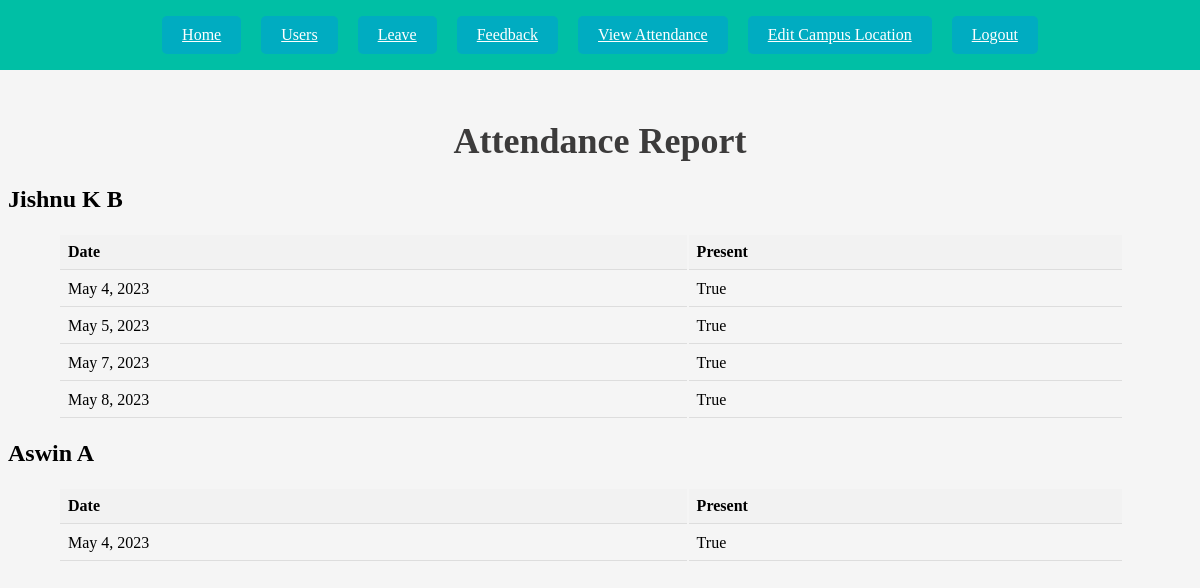
Page /admin_view_attendance/ (signed in) on the earlier database version.
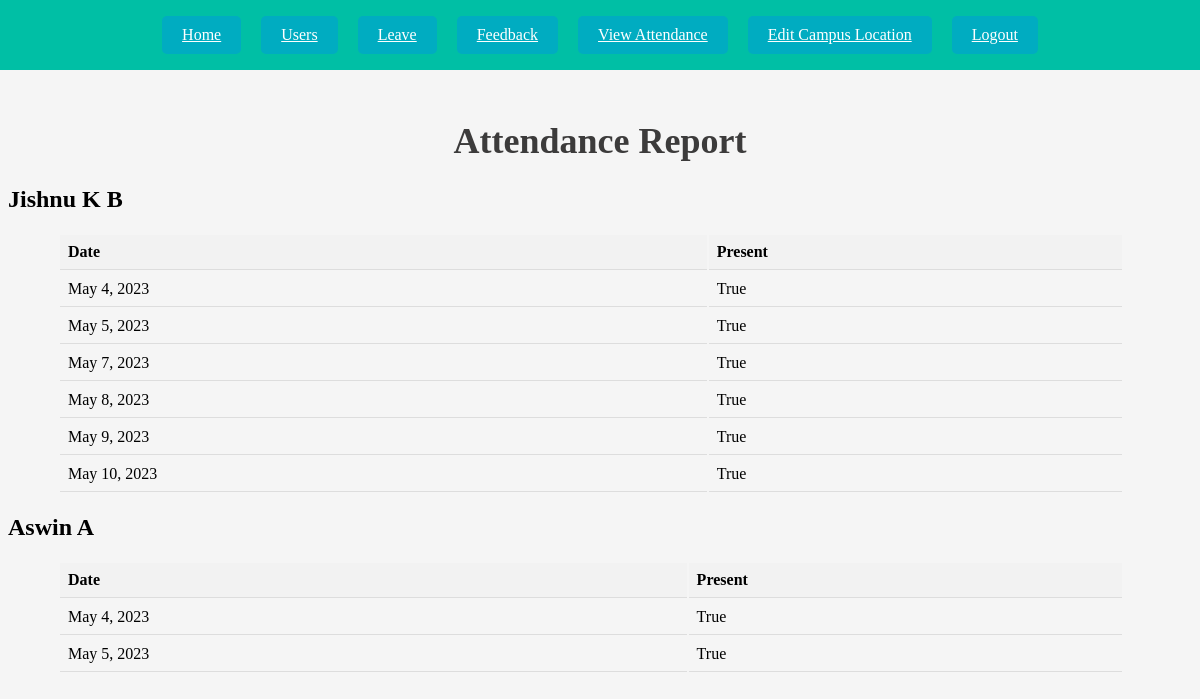
Same page on the later database version.
### faculty_app/models.py (models this page shows, shortened)
class Faculty(models.Model):
    user = models.OneToOneField(User, on_delete=models.CASCADE, related_name='faculty')
    dob = models.DateField()
    department = models.CharField(max_length=4, choices=DEPARTMENTS)
    date_of_join = models.DateField()
    subject = models.CharField(max_length=4, choices=SUBJECTS)
    emp_id = models.CharField(max_length=10, unique=True)

class Attendance(models.Model):
    user = models.ForeignKey(User, on_delete=models.CASCADE)
    mark_date = models.DateField()
    mark_time = models.TimeField(default=datetime.time(0, 0))
    status = models.BooleanField(default=False)

### faculty_app/views.py (the view)
# urls.py: path('admin_view_attendance/',views.admin_view_attendance, name='admin_view_attendance'),
@admin_required
def admin_view_attendance(request):
     faculty = Faculty.objects.select_related('user').exclude(user__is_superuser=True)
     attendances = Attendance.objects.select_related('user').exclude(user__is_superuser=True)
     return render(request, 'admin/admin_view_attendance.html', {'attendances': attendances, 'faculty':faculty})

### faculty_app/templates/admin/admin_view_attendance.html
{% extends 'admin/admin_base.html' %}
{% block content %}
<h1>Attendance Report</h1>
{% if faculty %}
  {% for user in faculty %}
    <h2>{{ user.user.first_name }} {{ user.user.last_name }}</h2>
    <table class="user-table">
      <thead>
        <tr>
          <th>Date</th>
          <th>Present</th>
        </tr>
      </thead>
      <tbody>
        {% for attendance in attendances %}
          {% if attendance.user == user.user %}
            <tr>
              <td>{{ attendance.mark_date }}</td>
              <td>{{ attendance.status }}</td>
            </tr>
          {% endif %}
        {% empty %}
          <tr>
            <td colspan="2">No attendance records found for this user.</td>
          </tr>
        {% endfor %}
      </tbody>
    </table>
  {% endfor %}
{% else %}
  <p>No faculty members found.</p>
{% endif %}
{% endblock %}

Differences in the rows shown:
added Attendance: mark_date "May 9, 2023", status "True", shown under Faculty "Jishnu"
added Attendance: mark_date "May 10, 2023", status "True", shown under Faculty "Jishnu"
added Attendance: mark_date "May 5, 2023", status "True", shown under Faculty "Aswin"
